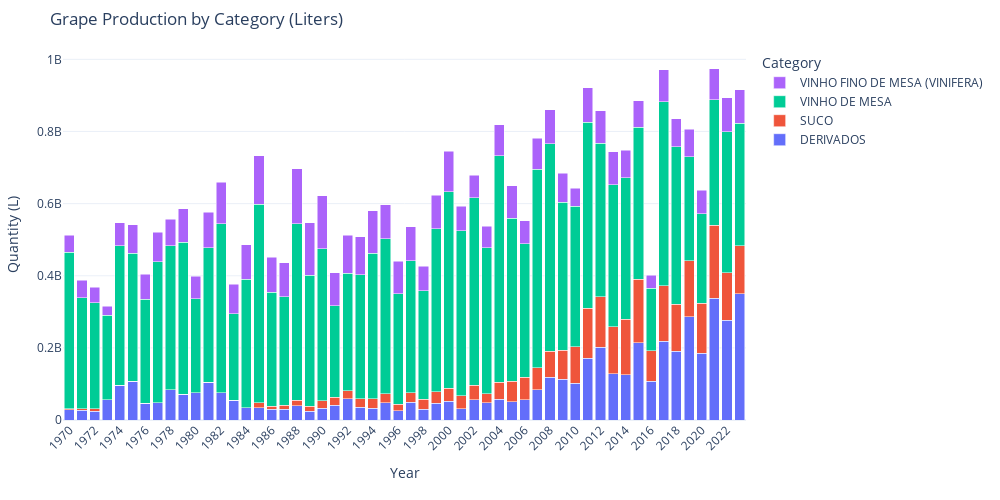

Notebook code cell kept with this figure:
### Code cell
# Total production by category and year
# This chart will show the annual production stacked by category (such as "Wine Grapes", "Table Grapes", etc.) as per actual data.
import plotly.graph_objects as go

df_prod_grouped = (
    df_prod.groupby(["Year", "Category"])["Quantity (L.)"]
    .sum()
    .unstack()
)

# Build stacked bar chart
fig = go.Figure()

for category in df_prod_grouped.columns:
    fig.add_trace(go.Bar(
        x=df_prod_grouped.index,
        y=df_prod_grouped[category],
        name=category
    ))

# Layout customization
fig.update_layout(
    barmode="stack",
    title="Grape Production by Category (Liters)",
    xaxis_title="Year",
    yaxis_title="Quantity (L)",
    width=1000,
    height=500,
    template="plotly_white",
    xaxis=dict(type="category", tickangle=-45),
    legend_title="Category",
    margin=dict(t=50, r=60, b=80, l=60),
)

fig.show()
